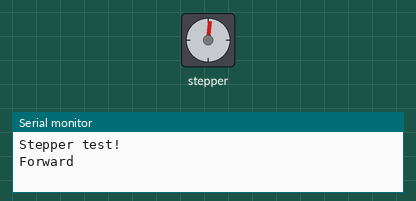
This sketch was run on a simulated Arduino Uno, built with avr-gcc and run on an emulated ATmega328P. On the bench: stepper motor, the last lines printed to the serial monitor. Stepper angles assume 200 steps per turn.

Above: at 0.05 s.
At 0.55 s:
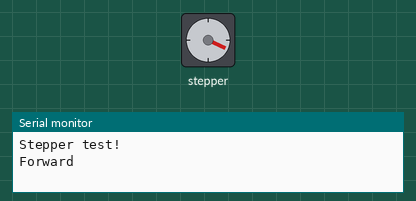
At 1.05 s:
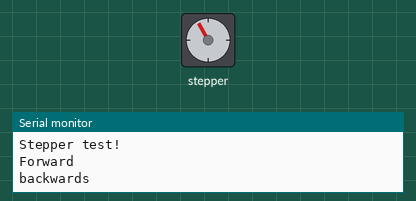
At 2.0 s:
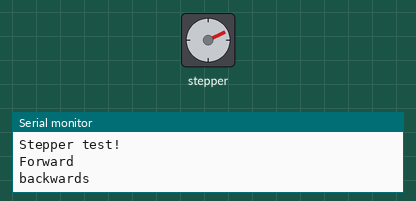
Timing chart, 0 to 4.6 s (numbered marks = the images above):
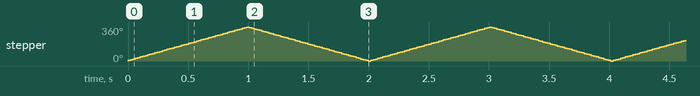

The sketch:

Stepper_example.ino
```cpp
#include <Stepper.h>

// change this to the number of steps on your motor
#define STEPS 200

// create an instance of the stepper class, specifying
// the number of steps of the motor and the pins it's
// attached to
Stepper stepper(STEPS, A0, A1, A2, A3);


void setup()
{
  Serial.begin(115200);
  Serial.println("Stepper test!");
  // set the speed of the motor to 30 RPMs
  stepper.setSpeed(60);
}

void loop()
{
  Serial.println("Forward");
  stepper.step(STEPS);
  Serial.println("backwards");
  stepper.step(-STEPS);

}
```

Measured:
- by itself, stepper: turns 360° clockwise in 0.99 s, then 360° counter-clockwise in 0.99 s, repeating every 2.0 s
